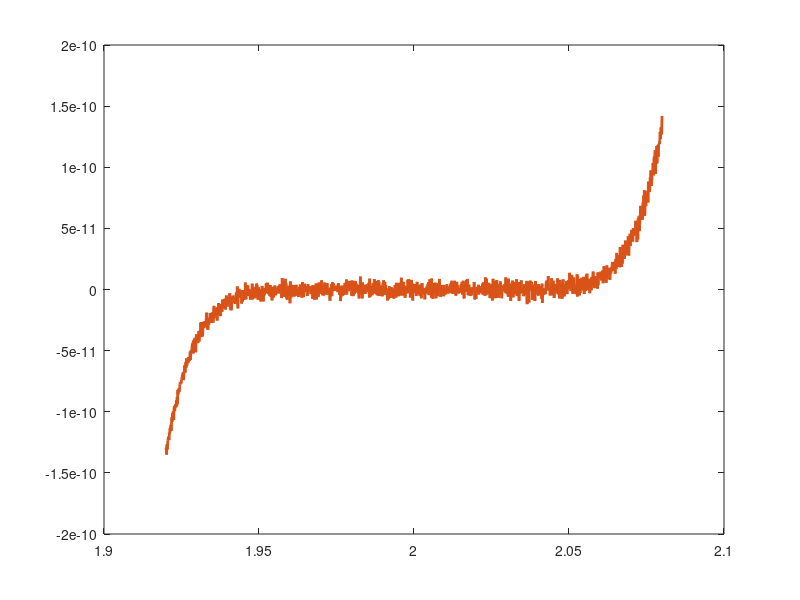

Write MATLAB code to recreate this figure.
clear;clc;clf;format long
x=1.92:0.0001:2.08;
y1=(x-2).^9;
p=2*ones(1,9);
pn=poly(p);
y2=polyval(pn,x);
plot(x,y1,x,y2,'-','linewidth',2)